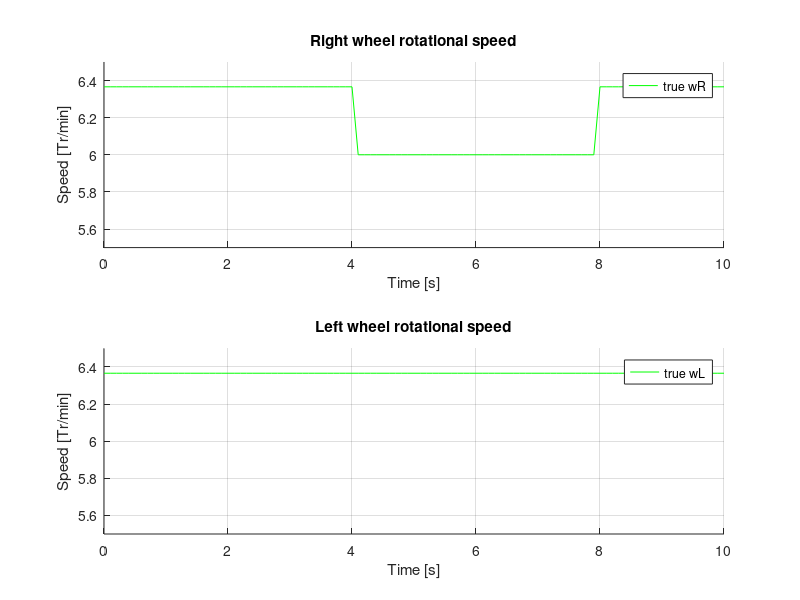
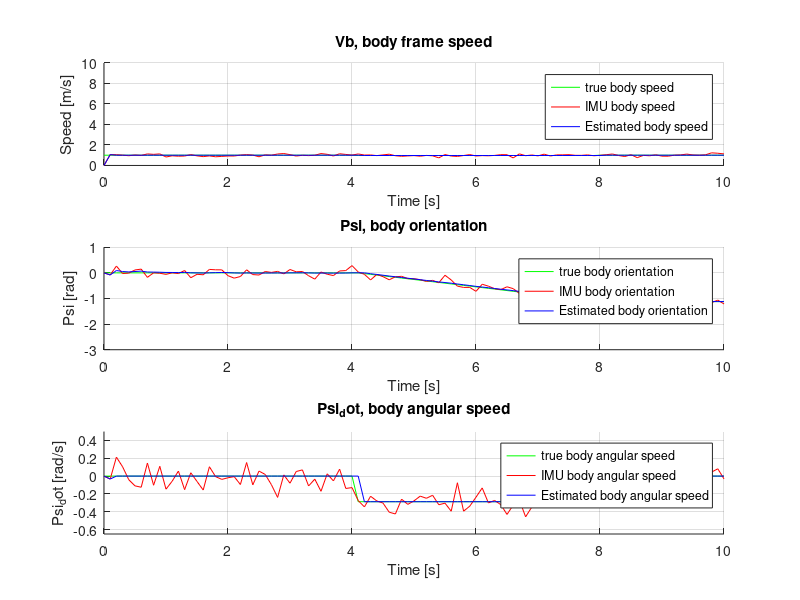

These figures' MATLAB source, in order:
clear; clc; close all;

% --- VARIABLE INITIALIZATION ---

Ts = 0.1; %sampling period
T = 10; %Simulation duration
t = 0:Ts:T;


wheel_diameter = 0.05; % [m]
D = wheel_diameter;
global_speed = 1;  
L = 0.20;        % wheel separation [m]

% ------ Wheel speeds (m/s) ------
                             % [m/s]
rev_per_sec = global_speed/(pi*wheel_diameter); % [revolution/sec]
wL = rev_per_sec * ones(size(t));               % left wheel
wR = rev_per_sec * ones(size(t));               % right wheel

% Add a turning phase between 4s and 6s
wR(t > 4 & t < 8) = 6;   % slow down right wheel

% Generate encoder data
encoder_noise_deviation = 0.3; %[rev/sec]
encoder_left = wL + randn(size(t)).*encoder_noise_deviation;
encoder_right = wR + randn(size(t)).*encoder_noise_deviation;

true_state = zeros(3,length(t));

true_state(1,1) = (pi*D*(wR(1)+wL(1)))/2; %true Vb speed
true_state(3,1) = (pi*D*(wR(1)-wL(1)))/L; %true spi_dot angular speed

Y = zeros(3,length(t));

%KALMAN FILTER CREATION
X = [0; 0; 0];
X_estimate = zeros(3, length(t)); % State vector estimate
X_stored = zeros(3, length(t));

U = [wR; wL];

P = eye(3,3).*10^2;

H = eye(3,3);

r_acc = 0.01; %variance
r_mag = 0.01; 
r_gyro = 0.01; 
R = [r_acc 0 0;
     0 r_mag 0;
     0 0 r_gyro];

F = [0 0 0;
     0 1 Ts;
     0 0 0];

G = [(pi*D)/2  (pi*D)/2;
      0    0;
     (pi*D)/L -(pi*D)/L];



phi = F;

stored_sqrt_P = zeros(3,3,length(t)); %Used to plot the expected estimation errors

process_noise = 0;
Q = process_noise*[ (Ts^5)/20 (Ts^4)/8 (Ts^3)/6;
                    (Ts^4)/8  (Ts^3)/3 (Ts^2)/2;
                    (Ts^3)/6  (Ts^2)/2  Ts      ]; %Process noise covariance matrix


test = zeros(3,length(t));

for k = 2:length(t)
    true_state(1,k) = (pi*D*(wR(k)+wL(k)))/2; %true Vb speed
    true_state(3,k) = (pi*D*(wR(k)-wL(k)))/L; %true spi_dot angular speed
    true_state(2,k) = true_state(2,k-1) + true_state(3,k-1)*Ts;
    
    Y(:,k) = [true_state(1,k)+randn*sqrt(r_acc);
              true_state(2,k)+randn*sqrt(r_mag);
              true_state(3,k)+randn*sqrt(r_gyro);];

    % Store the values of P for plotting
    % stored_sqrt_P(:,:,k) = sqrt(P);

    % UPDATE STEP
    % Kalman gain : K(k)
    K = P*H' / (H*P*H' + R);

    %Update state vecor estimate X^(k)
    X_estimate(:,k) = X_estimate(:,k-1) + K*(Y(:,k)-H*X_estimate(:,k-1)); 
    X_stored(:,k) = X_estimate(:,k);

    %Update state estimation error: P(k|k-1) to P(k|k)
    P = (eye(3) - K*H)*P;

    % PROJECTION STEP
    %project state estimation error: P(k|k) to P(k+1|k)
    P = phi*P*phi' + Q;
    
    %project state vecor estimation X^(k|k) to X^(k+1|k)
    X_estimate(:,k) = phi*X_estimate(:,k)  + G*U(:,k);
    % test(:,k) = G*U(:,k);
end


% --- Plot Wheel speeds ---
figure;
subplot(2,1,1); hold on; grid on;
plot(t, wR, 'g', 'DisplayName', 'true wR');
title('Right wheel rotational speed');
ylim([5.5 6.5]);
xlabel('Time [s]');
ylabel('Speed [Tr/min]');
legend;

subplot(2,1,2); hold on; grid on;
plot(t, wL, 'g', 'DisplayName', 'true wL');
title('Left wheel rotational speed');
ylim([5.5 6.5]);
xlabel('Time [s]');
ylabel('Speed [Tr/min]');
legend;

% --- Plot Wheel speeds ---
figure;
subplot(3,1,1); hold on; grid on;
plot(t, true_state(1,:), 'g', 'DisplayName', 'true body speed');
plot(t, Y(1,:), 'r', 'DisplayName', 'IMU body speed');
plot(t, X_stored(1,:), 'b', 'DisplayName', 'Estimated body speed');
% plot(t, test(1,:), 'b', 'DisplayName', 'Estimated body speed');
title('Vb, body frame speed');
ylim([0 10]);
xlabel('Time [s]');
ylabel('Speed [m/s]');
legend;

subplot(3,1,2); hold on; grid on;
plot(t, true_state(2,:), 'g', 'DisplayName', 'true body orientation');
plot(t, Y(2,:), 'r', 'DisplayName', 'IMU body orientation');
plot(t, X_stored(2,:), 'b', 'DisplayName', 'Estimated body orientation');
% plot(t, test(2,:), 'b', 'DisplayName', 'Estimated body speed');
title('Psi, body orientation');
ylim([-3 1]);
xlabel('Time [s]');
ylabel('Psi [rad]');
legend;

subplot(3,1,3); hold on; grid on;
plot(t, true_state(3,:), 'g', 'DisplayName', 'true body angular speed');
plot(t, Y(3,:), 'r', 'DisplayName', 'IMU body angular speed');
plot(t, X_stored(3,:), 'b', 'DisplayName', 'Estimated body angular speed');
% plot(t, test(3,:), 'b', 'DisplayName', 'Estimated body speed');
title('Psi_dot, body angular speed');
ylim([-0.65 0.5]);
xlabel('Time [s]');
ylabel('Psi_dot [rad/s]');
legend;
